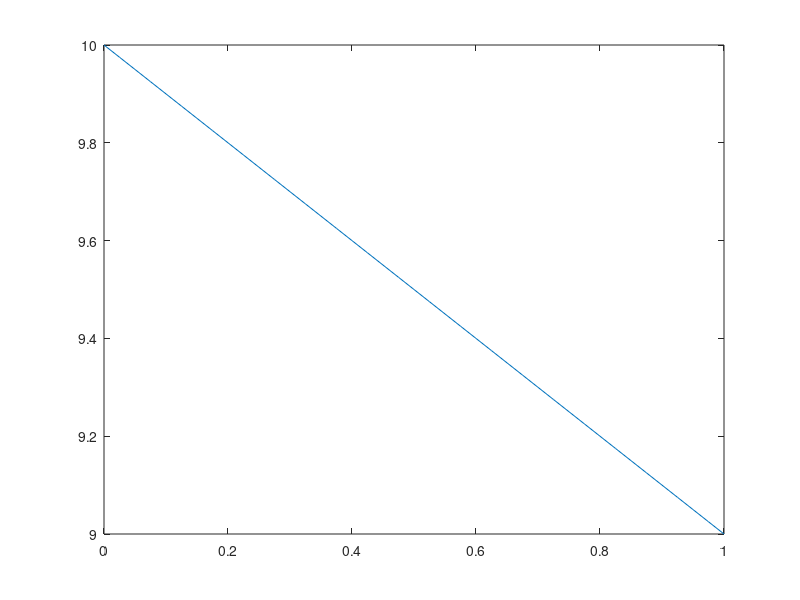

Source code (MATLAB):
function c_he_wall
    global k 
    k = 1; 
    u0 = 10; %temp at x=0
    J0 = 1; %flux at x=0
    y0 = [u0; J0]; %set initial condition vector
    xend = 1;  
    [xsol, ysol] = ode45(@rhs, [0 xend], y0); 
    Usol = ysol(:,1); 
    plot(xsol, Usol); 
end

function ydot = rhs(x, y)
    global k
    U = y(1); J = y(2);
    Udot = -k*J;
    Jdot = 0; 
    ydot = [Udot; Jdot];    
end
